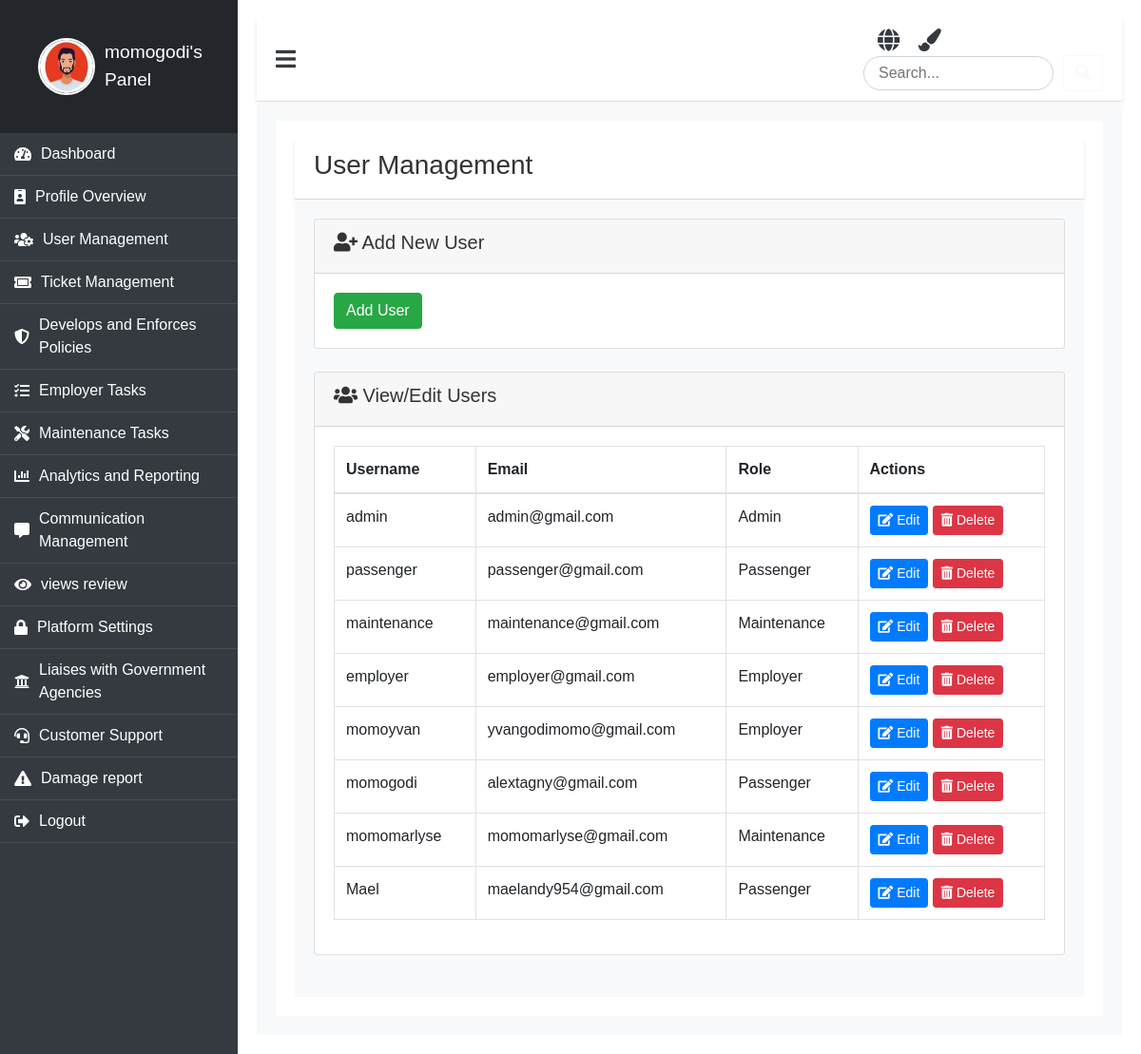
Screenshot of /user-management/ (signed in) with the database file from the repository.
### booking/models.py (models this page shows)
class CustomUser(AbstractUser):
    ROLE_CHOICES = (
        ('admin', 'Admin'),
        ('employer', 'Employer'),
        ('passenger', 'Passenger'),
        ('maintenance', 'Maintenance'),
    )
    role = models.CharField(max_length=30, choices=ROLE_CHOICES, default='passenger')
    profile_picture = models.ImageField(upload_to='profile_pictures/', blank=True, null=True)
    phone = models.CharField(max_length=15, default='0000000000')  # Provide a default value
    address = models.TextField(null=True, blank=True)  # Temporarily allow null

### booking/views.py (the view)
# urls.py: path('user-management/', views.user_management, name='user_management'),
@login_required
def user_management(request):
    users = CustomUser.objects.all()
    return render(request, 'panel/admin/manage_user/user_management.html', {'users': users})

### booking/templates/panel/admin/manage_user/user_management.html (shortened to what this page needs)
{% extends "panel/base/base_admin.html" %}
{% load static %}
{% block content %}
<div class="dashboard-app">
    <header class="dashboard-toolbar">
        <h3>User Management</h3>
    </header>
    <div class="dashboard-content">
        <div class="card mb-4">
            <div class="card-header">
                <h5><i class="fas fa-user-plus"></i> Add New User</h5>
            </div>
            <div class="card-body">
                <form method="post" action="{% url 'add_user' %}">
                    <button type="submit" class="btn btn-success">Add User</button>
                </form>
            </div>
        </div>
        <div class="card mb-4">
            <div class="card-header">
                <h5><i class="fas fa-users"></i> View/Edit Users</h5>
            </div>
            <div class="card-body">
                <table class="table table-bordered">
                    <thead>
                        <tr>
                            <th>Username</th>
                            <th>Email</th>
                            <th>Role</th>
                            <th>Actions</th>
                        </tr>
                    </thead>
                    <tbody>
                        {% for user in users %}
                        <tr>
                            <td>{{ user.username }}</td>
                            <td>{{ user.email }}</td>
                            <td>{{ user.get_role_display }}</td>
                            <td>
                                <a href="{% url 'edit_user' user.id %}" class="btn btn-primary btn-sm"><i class="fas fa-edit"></i> Edit</a>
                                <a href="{% url 'delete_user' user.id %}" class="btn btn-danger btn-sm" onclick="return confirm('Are you sure you want to delete this user?');"><i class="fas fa-trash-alt"></i> Delete</a>
                            </td>
                        </tr>
                        {% endfor %}
                    </tbody>
                </table>
            </div>
        </div>
    </div>
</div>
{% endblock %}

### booking/templates/panel/base/base_admin.html (shortened to what this page needs)
{% load static %}
<!DOCTYPE html>
<html lang="en">
<head>
    <link rel="stylesheet" href="https://stackpath.bootstrapcdn.com/bootstrap/4.5.2/css/bootstrap.min.css">
    <link rel="stylesheet" href="https://cdnjs.cloudflare.com/ajax/libs/font-awesome/5.15.3/css/all.min.css">
    <link rel="stylesheet" href="{% static 'css/clients.css' %}">
</head>
<body>
    <div class="dashboard">
        <div class="dashboard-nav">
            <header>
                <a href="{% url 'admin_panel' %}" class="brand-logo">
                    {% if user.profile_picture %}
                        <img src="{{ user.profile_picture.url }}" alt="{{ user.username }}'s profile picture" class="profile-pic" />
                    {% else %}
                        <img src="{% static 'image/why.jpeg' %}" alt="Default Avatar" class="profile-pic" />
                    {% endif %}
                    <span>{{ user.username }}'s Panel</span>
                </a>
            </header>
            <nav class="dashboard-nav-list">
                <a href="{% url 'admin_panel' %}" class="dashboard-nav-item"><i class="fas fa-tachometer-alt"></i> Dashboard</a>
                <a href="{% url 'profile_admin' %}" class="dashboard-nav-item"><i class="fas fa-id-badge"></i> Profile Overview</a>
                <a href="{% url 'user_management' %}" class="dashboard-nav-item"><i class="fas fa-users-cog"></i> User Management</a>
                <a href="{% url 'ticket_form' %}" class="dashboard-nav-item"><i class="fas fa-ticket-alt"></i> Ticket Management</a>
                <a href="{% url 'policy' %}" class="dashboard-nav-item"><i class="fas fa-shield-alt"></i> Develops and Enforces Policies</a>
                <a href="{% url 'employer_task_list' %}" class="dashboard-nav-item"><i class="fas fa-tasks"></i> Employer Tasks</a>
                <a href="{% url 'assign_task' %}" class="dashboard-nav-item"><i class="fas fa-tools"></i> Maintenance Tasks</a>
                <a href="{% url 'analytics_dashboard' %}" class="dashboard-nav-item"><i class="fas fa-chart-bar"></i> Analytics and Reporting</a>
                <a href="{% url 'communication_list' %}" class="dashboard-nav-item"><i class="fas fa-comment-alt"></i> Communication Management</a>
                <a href="{% url 'reviews' %}" class="dashboard-nav-item"><i class="fas fa-eye"></i> views review</a>
                <a href="{% url 'security' %}" class="dashboard-nav-item"><i class="fas fa-lock"></i> Platform Settings</a>
                <a href="{% url 'gov' %}" class="dashboard-nav-item"><i class="fas fa-university"></i> Liaises with Government Agencies</a>
                <a href="{% url 'manage_contact' %}" class="dashboard-nav-item"><i class="fas fa-headset"></i> Customer Support</a>
                <a href="{% url 'damage_report_view' %}" class="dashboard-nav-item"><i class="fas fa-exclamation-triangle"></i> Damage report</a>
                <a href="{% url 'logout' %}" class="dashboard-nav-item"><i class="fas fa-sign-out-alt"></i> Logout</a>
            </nav>
        </div>
        <main class="dashboard-app">
            <header class="dashboard-toolbar">
                <a href="#!" class="menu-toggle"><i class="fas fa-bars"></i></a>
                <div class="header-icons">
                    <i class="fas fa-globe icon" title="Change Language" onclick="toggleLanguage()"></i>
                    <i class="fas fa-paint-brush icon" title="Change Theme" onclick="toggleTheme()"></i>
                    <div class="search-bar">
                        <input type="text" placeholder="Search..." aria-label="Search" />
                        <button class="btn btn-outline-light" type="button"><i class="fas fa-search"></i></button>
                    </div>
                </div>
            </header>
            <div class="dashboard-content">
                {% block content %}{% endblock %}
            </div>
        </main>
    </div>
</body>
</html>

### booking/static/css/clients.css (style rules this page uses)
body { font-family: 'Arial', sans-serif; background-color: #f8f9fa; color: #333; margin: 0; padding: 0; overflow-x: hidden; }
.dashboard { display: flex; min-height: 100vh; }
.dashboard-nav { width: 250px; background-color: #343a40; color: #fff; transition: width 0.4s ease, opacity 0.4s ease; opacity: 1; }
.dashboard-nav header { padding: 20px; display: flex; align-items: center; justify-content: flex-start; background-color: #23272b; text-align: left; }
.dashboard-nav .profile-pic { width: 60px; height: 60px; border-radius: 50%; margin-right: 10px; border: 2px solid #fff; }
.dashboard-nav .brand-logo { display: flex; align-items: center; font-size: 1.2rem; color: #fff; text-decoration: none; }
.dashboard-nav .brand-logo span { transition: opacity 0.4s ease; }
.dashboard-nav .dashboard-nav-list { padding: 0; margin: 0; list-style: none; }
.dashboard-nav-item { display: flex; align-items: center; padding: 15px; font-size: 1rem; color: #ddd; text-decoration: none; border-bottom: 1px solid #454d55; transition: background-color 0.3s ease; }
.dashboard-nav-item i { margin-right: 10px; }
.dashboard-app { flex-grow: 1; background-color: #fff; padding: 20px; transition: margin-left 0.4s ease; }
.dashboard-toolbar { display: flex; justify-content: space-between; align-items: center; padding: 10px 20px; background-color: #fff; border-bottom: 1px solid #ddd; box-shadow: 0 2px 4px rgba(0, 0, 0, 0.1); }
.dashboard-toolbar .menu-toggle { font-size: 1.5rem; cursor: pointer; color: #343a40; }
.header-icons .icon { margin-left: 15px; font-size: 1.3rem; color: #343a40; transition: color 0.3s ease; }
.search-bar input { width: 200px; border-radius: 20px; border: 1px solid #ced4da; padding: 5px 15px; transition: width 0.3s ease; }
.dashboard-content { padding: 20px; background-color: #f8f9fa; }
.dashboard-nav .brand-logo { animation: slideIn 1s ease-in-out; }
.dashboard-nav-item { position: relative; overflow: hidden; }
.dashboard-nav-item::before { content: ''; position: absolute; top: 0; left: 0; width: 100%; height: 100%; background-color: rgba(255, 255, 255, 0.2); transform: translateX(-100%); transition: transform 0.5s ease; }
.dashboard-app { animation: fadeIn 1s ease-in-out; }

### booking/templates/panel/base/base_admin.html (style rules this page uses)
body { background-color: #e9ecef; font-family: 'Arial', sans-serif; }
.dashboard-nav { background-color: #343a40; color: white; min-height: 100vh; }
.brand-logo { display: flex; align-items: center; color: white; padding: 20px; text-decoration: none; }
.brand-logo img { margin-right: 10px; }
.dashboard-nav-list a { color: white; display: flex; align-items: center; padding: 10px 15px; transition: background 0.3s; }
.header-icons .icon { margin-left: 15px; cursor: pointer; font-size: 1.5rem; }
.search-bar { display: flex; align-items: center; }
.search-bar input { border-radius: 20px; border: 1px solid #ced4da; padding: 5px 15px; width: 200px; margin-right: 10px; }
.dashboard-content { padding: 20px; }
.profile-pic { width: 50px; height: 50px; border-radius: 50%; margin-right: 10px; }

### rows the page displays
CustomUser: username "momogodi", email "alextagny@gmail.com", role "Passenger"
CustomUser: username "admin", email "admin@gmail.com", role "Admin"
CustomUser: username "passenger", email "passenger@gmail.com", role "Passenger"
CustomUser: username "maintenance", email "maintenance@gmail.com", role "Maintenance"
CustomUser: username "employer", email "employer@gmail.com", role "Employer"
CustomUser: username "momoyvan", email "yvangodimomo@gmail.com", role "Employer"
CustomUser: username "momomarlyse", email "momomarlyse@gmail.com", role "Maintenance"
CustomUser: username "Mael", email "maelandy954@gmail.com", role "Passenger"
